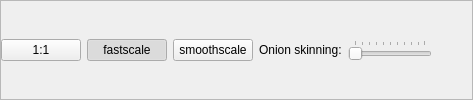
        <widget class="QFrame" name="frame">
         <property name="autoFillBackground">
          <bool>true</bool>
         </property>
         <property name="frameShape">
          <enum>QFrame::StyledPanel</enum>
         </property>
         <property name="frameShadow">
          <enum>QFrame::Raised</enum>
         </property>
         <layout class="QHBoxLayout" name="horizontalLayout_7">
          <property name="margin">
           <number>0</number>
          </property>
          <item>
           <widget class="QPushButton" name="zoom11">
            <property name="text">
             <string>1:1</string>
            </property>
            <property name="checkable">
             <bool>true</bool>
            </property>
            <property name="autoExclusive">
             <bool>true</bool>
            </property>
           </widget>
          </item>
          <item>
           <widget class="QPushButton" name="zoomFast">
            <property name="text">
             <string>fastscale</string>
            </property>
            <property name="checkable">
             <bool>true</bool>
            </property>
            <property name="checked">
             <bool>true</bool>
            </property>
            <property name="autoExclusive">
             <bool>true</bool>
            </property>
           </widget>
          </item>
          <item>
           <widget class="QPushButton" name="zoomSmooth">
            <property name="text">
             <string>smoothscale</string>
            </property>
            <property name="checkable">
             <bool>true</bool>
            </property>
            <property name="autoExclusive">
             <bool>true</bool>
            </property>
           </widget>
          </item>
          <item>
           <widget class="QLabel" name="label_4">
            <property name="text">
             <string>Onion skinning:</string>
            </property>
           </widget>
          </item>
          <item>
           <widget class="QSlider" name="onionSkinning">
            <property name="maximumSize">
             <size>
              <width>100</width>
              <height>16777215</height>
             </size>
            </property>
            <property name="orientation">
             <enum>Qt::Horizontal</enum>
            </property>
            <property name="tickPosition">
             <enum>QSlider::TicksAbove</enum>
            </property>
           </widget>
          </item>
          <item>
           <spacer name="horizontalSpacer_2">
            <property name="orientation">
             <enum>Qt::Horizontal</enum>
            </property>
            <property name="sizeHint" stdset="0">
             <size>
              <width>40</width>
              <height>20</height>
             </size>
            </property>
           </spacer>
          </item>
         </layout>
        </widget>
